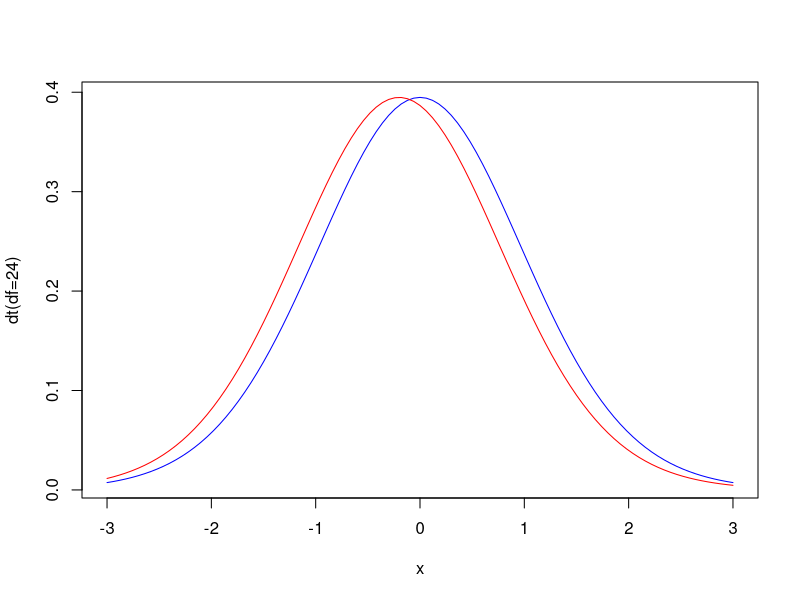
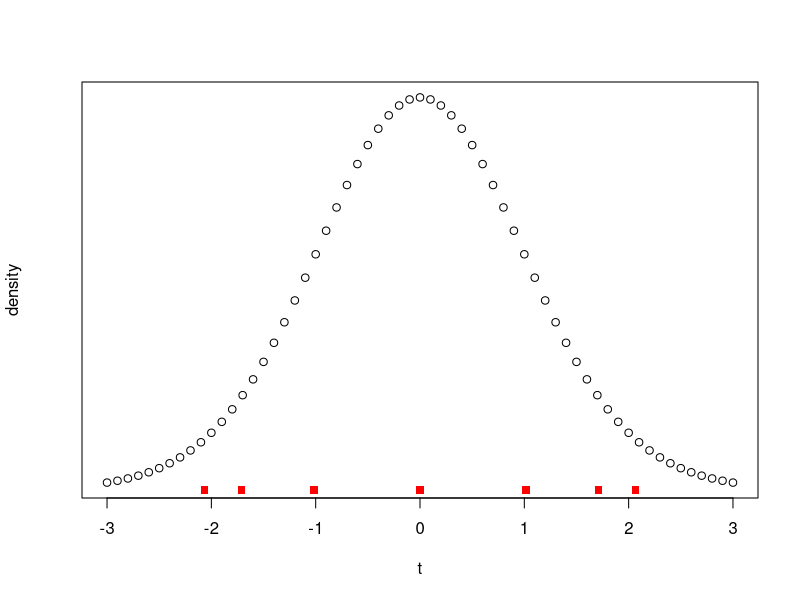
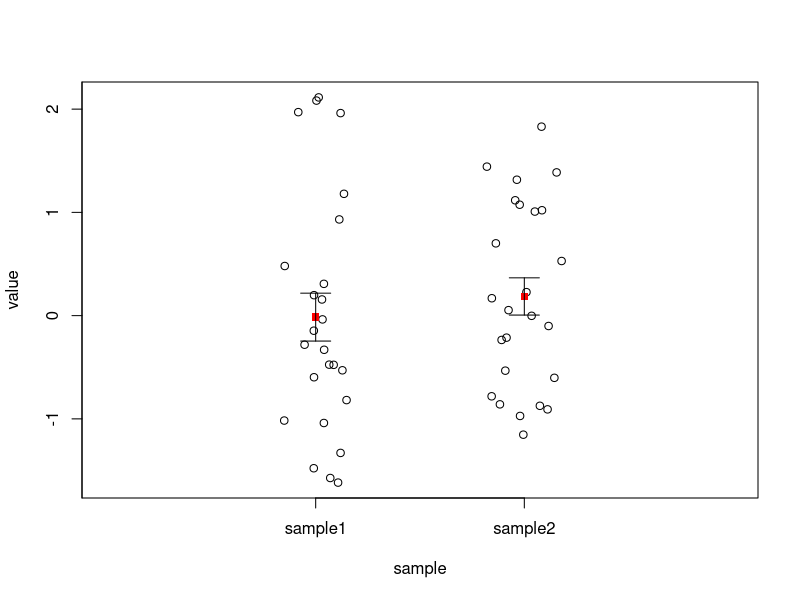

These figures' R source, in order: (Note: this script raises an error after producing the figures.)
## ---- chunk 1
N  <- 25
df  <- N-1
x  <- function(x) dt(x, df=24)
y  <- function(x) dt(x + 0.2, df=24) # shift "mean"

curve(x, -3, 3, ylab="dt(df=24)", col="blue", )
curve(y, -3, 3,  col="red", add = TRUE)
## ---- chunk 2
x  <- seq(-3, +3, 0.1)
y  <- dt(x, df=df)

base::plot(x, y,
     xlim = c(-3,3), xlab="t", ylab="density", axes=FALSE )

box()
axis(side=1, at=seq(-3,3, 1))
#  need to ADD quantiles:   95%,  90%,  32%, 50%
t_values  <- qt(p=c(0.025, 0.05, 0.16, .50, 0.84, 0.95, 0.975 ), df=df,
                lower.tail=TRUE)
t_values
y  <- rep(c(0), length(t_values))
y
points(x =t_values, y=y, pch=15, col="red")

# knitr::knit_exit()
## ---- chunk 3
set.seed(4643)
N  <- 25 
pop_mean = 0.0
pop_sd  <- 1
sample1  <- rnorm(n = N, mean = pop_mean, sd= pop_sd )
sample2  <- rnorm(n = N, mean = pop_mean, sd= pop_sd )
## ---- chunk 4

m  <- c(mean(sample1),mean(sample2))
s  <- c(sd(sample1), sd(sample2))
se  <- s/sqrt(N)
x  <- rep(c(0,1), each = N)
plot(x = jitter(x), y = c(sample1, sample2), 
     xlim = c(-1,2), xlab="sample", ylab="value", axes=FALSE )

box()
axis(side=1, at=0:1, labels=c("sample1", "sample2"))
axis(side=2, at=seq(-3,3, 1))

# mean, 1 sd
points(x =c(0,1), m, pch=15, col="red")
arrows(x0=c(0,1), y0=m-se, y1=m+se, code=3, angle=90, length=.15)
## ---- chunk 5
m
s
se  <- s/sqrt(N)
se
t  <- (m - 0)/se
t
t_95  <- qt(p=c(0.025, 0.975), df=df)


upper  <- m+ t_95*se
lower  <- m-t_95*se
lower[1]
upper[1]

## ---- chunk 6
t.test(x = sample1)
## ---- chunk 7

knitr::knit_exit()
## ---- chunk 8

if (FALSE ){
axis(side=1, at=0:1, labels=c("nonsmokers", "smokers"))
axis(side=2, at=seq(14,22,2))
points(c(0,1), m, pch=15, col="red")
arrows(x0=c(0,1), y0=m-se, y1=m+se, code=3, angle=90, length=.15)
}
if (FALSE ){
pdf(paste0("~/downloads/print_and_delete/" , file, ".pdf"))
plot(x, fake, ylim = c(-5, 5), sub = "t-value = 21.5", type = "p")
abline(h = 0)
abline(h = fake_mean, col=2)
dev.off()
}

# ratio of "error" (difference of expected) to "width" (standard error)
t_value  <- (mean(fake) - 0)/ (sd(fake)/sqrt(n))
t_value # 21.5  large!

## ---- chunk 9

N <- 965
p0 <- 0.13
p_hat <- 209/N  # 0.217

SE <- sqrt(p0*(1-p0)/N)    # 0.011

#
t <- p_hat/SE  # 20.006

# So   reject H0,   so clearly can be RANDOM group.

pdf("~/Downloads/print_and_delete/1030_basic_t.pdf")
plot(x = c(0,0), y=c(p0, p_hat), xlim = c (-2,2), ylim= c(0, .5))
abline(h=p0)
abline(h=p_hat, col=2)
dev.off()

# Method 2
N <- 965
# but 
US <- 350 * 10^6
p0 <- N/US  # 2.77 * 10^-6

p_hat <- 209/(.13 * US) # 4.59 * 10^-6

d <- p_hat - p0  # 1.84 * 10^-6

SE <- sqrt(p0*(1-p0)/N)  # 5.35 * 10 ^-5

t <- d/SE  # 0.034
#####  Binomial #####

# pmf - binomial, x=success, size=throws

dbinom(x=0,size=2, prob=0.5) # n=2, x=0  prob = 0.25
dbinom(x=1, size =2 , prob=0.5) # n=2, x=1 # 0.5
sum(dbinom(x=0:2,size=2, prob=0.5)) # SUM = 1
